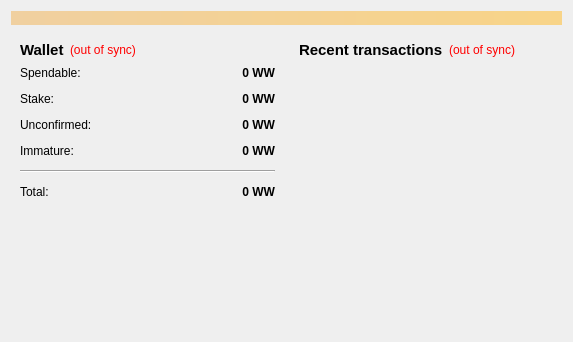
<?xml version="1.0" encoding="UTF-8"?>
<ui version="4.0">
 <class>OverviewPage</class>
 <widget class="QWidget" name="OverviewPage">
  <property name="geometry">
   <rect>
    <x>0</x>
    <y>0</y>
    <width>573</width>
    <height>342</height>
   </rect>
  </property>
  <property name="windowTitle">
   <string>Form</string>
  </property>
  <layout class="QVBoxLayout" name="topLayout">
   <item>
    <widget class="QLabel" name="labelAlerts">
     <property name="visible">
      <bool>false</bool>
     </property>
     <property name="styleSheet">
      <string notr="true">background-color: qlineargradient(x1: 0, y1: 0, x2: 1, y2: 0, stop:0 #F0D0A0, stop:1 #F8D488);  color:#000000
</string>
     </property>
     <property name="wordWrap">
      <bool>true</bool>
     </property>
     <property name="margin">
      <number>3</number>
     </property>
    </widget>
   </item>
   <item>
    <layout class="QHBoxLayout" name="horizontalLayout" stretch="1,1">
     <item>
      <layout class="QVBoxLayout" name="verticalLayout_2">
       <item>
        <widget class="QWidget" name="widget" native="true">
         <layout class="QVBoxLayout" name="verticalLayout_4">
          <item>
           <layout class="QHBoxLayout" name="horizontalLayout_4">
            <item>
             <widget class="QLabel" name="label_5">
              <property name="font">
               <font>
                <pointsize>11</pointsize>
                <weight>75</weight>
                <bold>true</bold>
               </font>
              </property>
              <property name="text">
               <string>Wallet</string>
              </property>
             </widget>
            </item>
            <item>
             <widget class="QLabel" name="labelWalletStatus">
              <property name="toolTip">
               <string>The displayed information may be out of date. Your wallet automatically synchronizes with the Wayawolfcoin network after a connection is established, but this process has not completed yet.</string>
              </property>
              <property name="styleSheet">
               <string notr="true">QLabel { color: red; }</string>
              </property>
              <property name="text">
               <string notr="true">(out of sync)</string>
              </property>
              <property name="alignment">
               <set>Qt::AlignLeading|Qt::AlignLeft|Qt::AlignVCenter</set>
              </property>
             </widget>
            </item>
            <item>
             <spacer name="horizontalSpacer_2">
              <property name="orientation">
               <enum>Qt::Horizontal</enum>
              </property>
              <property name="sizeHint" stdset="0">
               <size>
                <width>40</width>
                <height>20</height>
               </size>
              </property>
             </spacer>
            </item>
           </layout>
          </item>
          <item>
           <layout class="QFormLayout" name="formLayout_2">
            <property name="fieldGrowthPolicy">
             <enum>QFormLayout::AllNonFixedFieldsGrow</enum>
            </property>
            <property name="horizontalSpacing">
             <number>12</number>
            </property>
            <property name="verticalSpacing">
             <number>12</number>
            </property>
            <item row="0" column="0">
             <widget class="QLabel" name="label">
              <property name="text">
               <string>Spendable:</string>
              </property>
             </widget>
            </item>
            <item row="0" column="1">
             <widget class="QLabel" name="labelBalance">
              <property name="font">
               <font>
                <weight>75</weight>
                <bold>true</bold>
               </font>
              </property>
              <property name="cursor">
               <cursorShape>IBeamCursor</cursorShape>
              </property>
              <property name="toolTip">
               <string>Your current spendable balance</string>
              </property>
              <property name="text">
               <string notr="true">0 WW</string>
              </property>
              <property name="alignment">
               <set>Qt::AlignRight|Qt::AlignTrailing|Qt::AlignVCenter</set>
              </property>
              <property name="textInteractionFlags">
               <set>Qt::LinksAccessibleByMouse|Qt::TextSelectableByKeyboard|Qt::TextSelectableByMouse</set>
              </property>
             </widget>
            </item>
            <item row="1" column="0">
             <widget class="QLabel" name="label_6">
              <property name="text">
               <string>Stake:</string>
              </property>
             </widget>
            </item>
            <item row="1" column="1">
             <widget class="QLabel" name="labelStake">
              <property name="font">
               <font>
                <weight>75</weight>
                <bold>true</bold>
               </font>
              </property>
              <property name="cursor">
               <cursorShape>IBeamCursor</cursorShape>
              </property>
              <property name="toolTip">
               <string>Total of coins that was staked, and do not yet count toward the current balance</string>
              </property>
              <property name="text">
               <string notr="true">0 WW</string>
              </property>
              <property name="alignment">
               <set>Qt::AlignRight|Qt::AlignTrailing|Qt::AlignVCenter</set>
              </property>
              <property name="textInteractionFlags">
               <set>Qt::LinksAccessibleByMouse|Qt::TextSelectableByKeyboard|Qt::TextSelectableByMouse</set>
              </property>
             </widget>
            </item>
            <item row="2" column="0">
             <widget class="QLabel" name="label_3">
              <property name="text">
               <string>Unconfirmed:</string>
              </property>
             </widget>
            </item>
            <item row="2" column="1">
             <widget class="QLabel" name="labelUnconfirmed">
              <property name="font">
               <font>
                <weight>75</weight>
                <bold>true</bold>
               </font>
              </property>
              <property name="cursor">
               <cursorShape>IBeamCursor</cursorShape>
              </property>
              <property name="toolTip">
               <string>Total of transactions that have yet to be confirmed, and do not yet count toward the current balance</string>
              </property>
              <property name="text">
               <string notr="true">0 WW</string>
              </property>
              <property name="alignment">
               <set>Qt::AlignRight|Qt::AlignTrailing|Qt::AlignVCenter</set>
              </property>
              <property name="textInteractionFlags">
               <set>Qt::LinksAccessibleByMouse|Qt::TextSelectableByKeyboard|Qt::TextSelectableByMouse</set>
              </property>
             </widget>
            </item>
            <item row="3" column="0">
             <widget class="QLabel" name="labelImmatureText">
              <property name="text">
               <string>Immature:</string>
              </property>
             </widget>
            </item>
            <item row="3" column="1">
             <widget class="QLabel" name="labelImmature">
              <property name="font">
               <font>
                <weight>75</weight>
                <bold>true</bold>
               </font>
              </property>
              <property name="toolTip">
               <string>Mined balance that has not yet matured</string>
              </property>
              <property name="text">
               <string notr="true">0 WW</string>
              </property>
              <property name="alignment">
               <set>Qt::AlignRight|Qt::AlignTrailing|Qt::AlignVCenter</set>
              </property>
              <property name="textInteractionFlags">
               <set>Qt::LinksAccessibleByMouse|Qt::TextSelectableByKeyboard|Qt::TextSelectableByMouse</set>
              </property>
             </widget>
            </item>
            <item row="4" column="0" colspan="2">
             <widget class="Line" name="line">
              <property name="orientation">
               <enum>Qt::Horizontal</enum>
              </property>
             </widget>
            </item>
            <item row="5" column="0">
             <widget class="QLabel" name="labelTotalText">
              <property name="text">
               <string>Total:</string>
              </property>
             </widget>
            </item>
            <item row="5" column="1">
             <widget class="QLabel" name="labelTotal">
              <property name="font">
               <font>
                <weight>75</weight>
                <bold>true</bold>
               </font>
              </property>
              <property name="cursor">
               <cursorShape>IBeamCursor</cursorShape>
              </property>
              <property name="toolTip">
               <string>Your current total balance</string>
              </property>
              <property name="text">
               <string notr="true">0 WW</string>
              </property>
              <property name="alignment">
               <set>Qt::AlignRight|Qt::AlignTrailing|Qt::AlignVCenter</set>
              </property>
              <property name="textInteractionFlags">
               <set>Qt::LinksAccessibleByMouse|Qt::TextSelectableByKeyboard|Qt::TextSelectableByMouse</set>
              </property>
             </widget>
            </item>
           </layout>
          </item>
         </layout>
        </widget>
       </item>
       <item>
        <spacer name="verticalSpacer">
         <property name="orientation">
          <enum>Qt::Vertical</enum>
         </property>
         <property name="sizeHint" stdset="0">
          <size>
           <width>20</width>
           <height>40</height>
          </size>
         </property>
        </spacer>
       </item>
      </layout>
     </item>
     <item>
      <layout class="QVBoxLayout" name="verticalLayout_3">
       <item>
        <widget class="QWidget" name="widget_2" native="true">
         <layout class="QVBoxLayout" name="verticalLayout">
          <item>
           <layout class="QHBoxLayout" name="horizontalLayout_2">
            <item>
             <widget class="QLabel" name="label_4">
              <property name="font">
               <font>
                <pointsize>11</pointsize>
                <weight>75</weight>
                <bold>true</bold>
               </font>
              </property>
              <property name="text">
               <string>&lt;b&gt;Recent transactions&lt;/b&gt;</string>
              </property>
             </widget>
            </item>
            <item>
             <widget class="QLabel" name="labelTransactionsStatus">
              <property name="toolTip">
               <string>The displayed information may be out of date. Your wallet automatically synchronizes with the Wayawolfcoin network after a connection is established, but this process has not completed yet.</string>
              </property>
              <property name="styleSheet">
               <string notr="true">QLabel { color: red; }</string>
              </property>
              <property name="text">
               <string notr="true">(out of sync)</string>
              </property>
              <property name="alignment">
               <set>Qt::AlignRight|Qt::AlignTrailing|Qt::AlignVCenter</set>
              </property>
             </widget>
            </item>
            <item>
             <spacer name="horizontalSpacer">
              <property name="orientation">
               <enum>Qt::Horizontal</enum>
              </property>
              <property name="sizeHint" stdset="0">
               <size>
                <width>40</width>
                <height>20</height>
               </size>
              </property>
             </spacer>
            </item>
           </layout>
          </item>
          <item>
           <widget class="QListView" name="listTransactions">
            <property name="styleSheet">
             <string notr="true">QListView { background: transparent; }</string>
            </property>
            <property name="frameShape">
             <enum>QFrame::NoFrame</enum>
            </property>
            <property name="verticalScrollBarPolicy">
             <enum>Qt::ScrollBarAlwaysOff</enum>
            </property>
            <property name="horizontalScrollBarPolicy">
             <enum>Qt::ScrollBarAlwaysOff</enum>
            </property>
            <property name="selectionMode">
             <enum>QAbstractItemView::NoSelection</enum>
            </property>
           </widget>
          </item>
         </layout>
        </widget>
       </item>
      </layout>
     </item>
    </layout>
   </item>
  </layout>
 </widget>
 <resources/>
 <connections/>
</ui>
